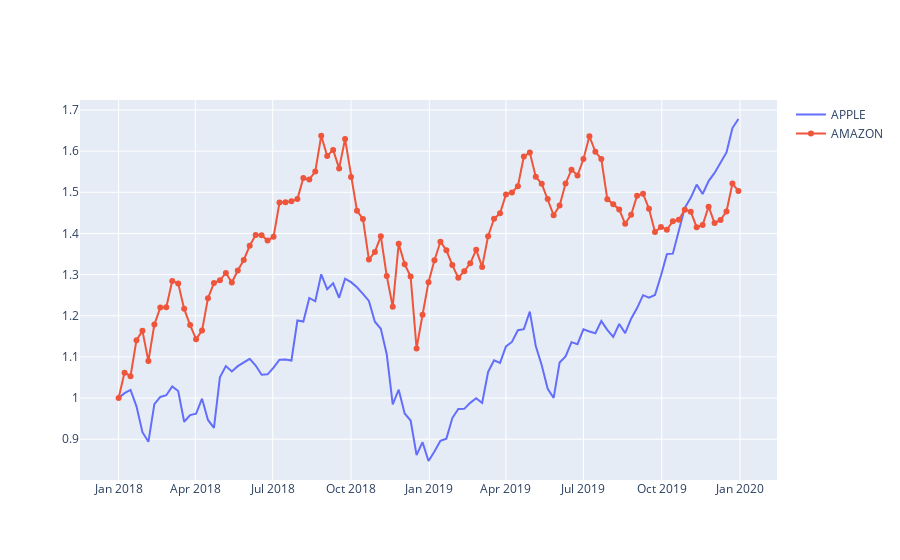

Notebook code cell kept with this figure:
### Code cell
fig=go.Figure()
fig.add_trace(go.Scatter(x=df_stocks.date,y=df_stocks['AAPL'],mode='lines',name='APPLE'))
fig.add_trace(go.Scatter(x=df_stocks.date,y=df_stocks['AMZN'],mode='lines+markers',name='AMAZON'))
